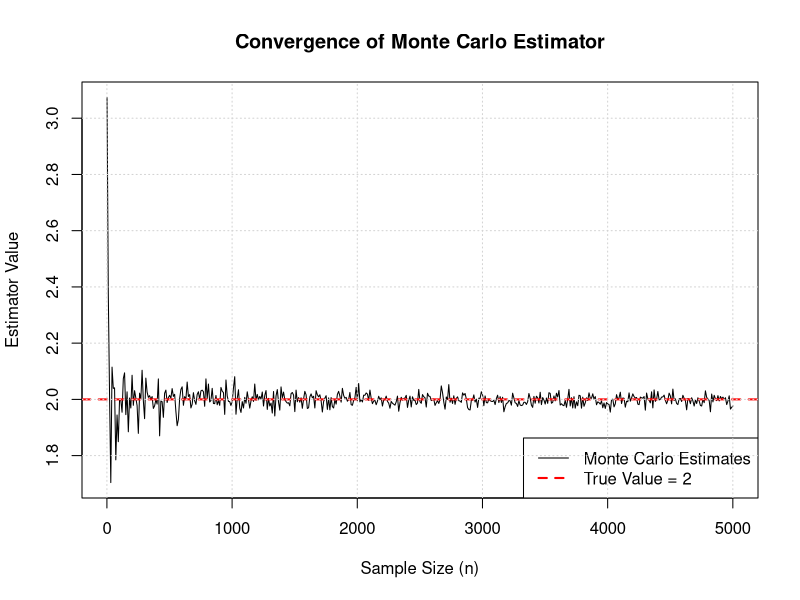
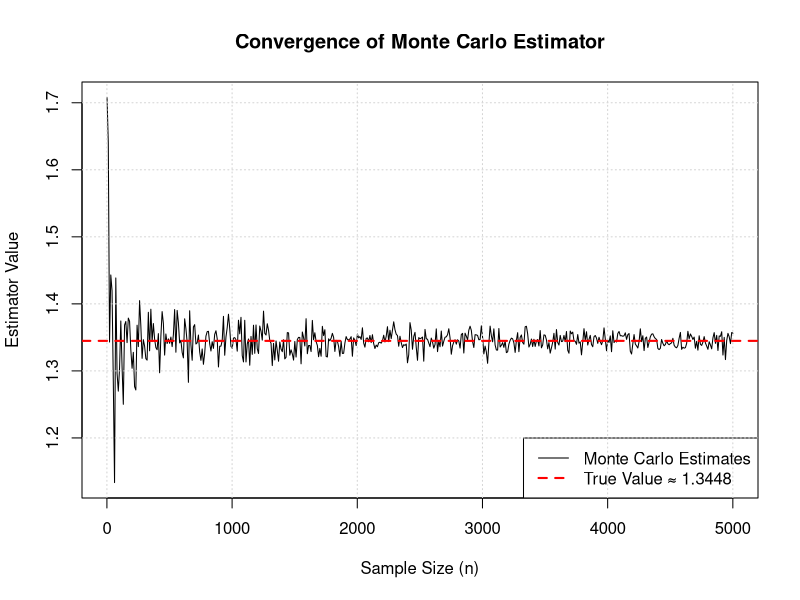
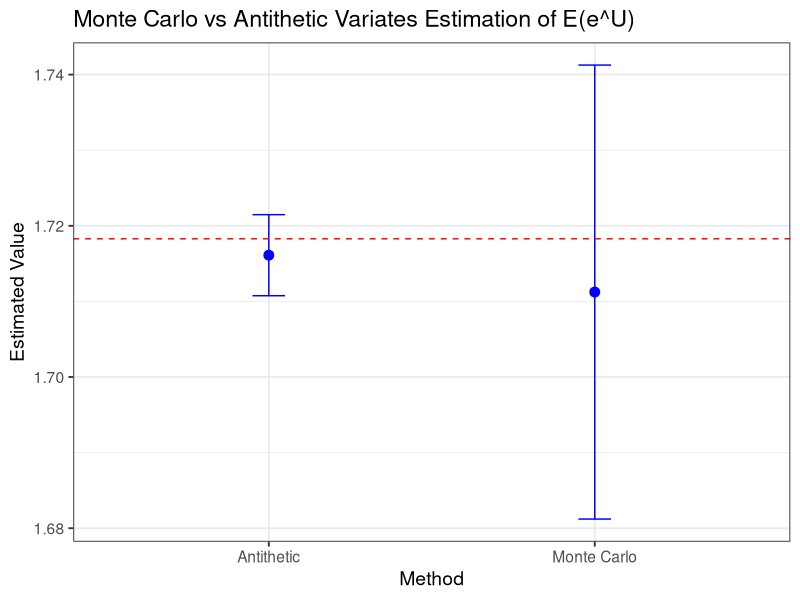

Write R code to recreate these figures, in order.
## ---- chunk 1
knitr::opts_chunk$set(echo = TRUE)
## ---- chunk 2
library(tidyverse)
library(ggplot2)
library(pracma)
## ---- chunk 3
# Algorithm 1 - Slide 9
n <- 1000
U <- runif(n, min = 0, max = 1)
Y <- sin(pi * U)
estimator <- pi * mean(Y)
print(estimator)
## ---- chunk 4
# true value of the integral
true_value <- 2
n_values <- seq(1, 5001, by = 10)
estimates <- numeric(length(n_values))

# compute Monte Carlo estimator for each n
for (i in seq_along(n_values)) {
  n <- n_values[i]
  U <- runif(n, min = 0, max = 1)
  Y <- sin(pi * U)
  estimates[i] <- pi * mean(Y)
}

# plot
plot(n_values, estimates, type = "l", col = "black", lwd = 1, 
     xlab = "Sample Size (n)", ylab = "Estimator Value",
     main = "Convergence of Monte Carlo Estimator")
abline(h = true_value, col = "red", lty = 2, lwd = 2)
legend("bottomright", legend = c("Monte Carlo Estimates", "True Value = 2"),
       col = c("black", "red"), lty = c(1,2), lwd = c(1,2))
grid()
## ---- chunk 5
# Algorithm 2 - Slide 10
n <- 1000
U <- runif(n, min = 0, max = 1)
V <- runif(n, min = 0, max = 1)
Y <- sqrt(U + V) * exp(U * V)
estimator <- mean(Y)
print(estimator)
## ---- chunk 6
# approximate true value using a very large n
n_true <- 2e6
U_true <- runif(n_true)
V_true <- runif(n_true)
Y_true <- sqrt(U_true + V_true) * exp(U_true * V_true)
true_value <- mean(Y_true)

# range of sample sizes
n_values <- seq(1, 5001, by = 10)
estimates <- numeric(length(n_values))

# compute Monte Carlo estimator for each n
for (i in seq_along(n_values)) {
  n <- n_values[i]
  U <- runif(n)
  V <- runif(n)
  Y <- sqrt(U + V) * exp(U * V)
  estimates[i] <- mean(Y)
}

# plot
plot(n_values, estimates, type = "l", col = "black", lwd = 1,
     xlab = "Sample Size (n)", ylab = "Estimator Value",
     main = "Convergence of Monte Carlo Estimator")
abline(h = true_value, col = "red", lty = 2, lwd = 2)
legend("bottomright", 
       legend = c("Monte Carlo Estimates", paste0("True Value ≈ ", round(true_value, 4))),
       col = c("black", "red"), lty = c(1,2), lwd = c(1,2))
grid()
## ---- chunk 7
set.seed(123)

n <- 1000
m <- n/2
true_value <- exp(1) - 1

# antithetic variates
ant_u <- runif(m)
ant_g <- (exp(ant_u) + exp(1 - ant_u)) / 2
ant_estimator <- mean(ant_g)
ant_ci <- c(
  ant_estimator - 1.96 * sd(ant_g) / sqrt(m),
  ant_estimator + 1.96 * sd(ant_g) / sqrt(m)
)

# monte carlo
mc_u <- runif(n)
mc_g <- exp(mc_u)
mc_estimator <- mean(mc_g)
mc_ci <- c(
  mc_estimator - 1.96 * sd(mc_g) / sqrt(n),
  mc_estimator + 1.96 * sd(mc_g) / sqrt(n)
)

df <- data.frame(
  Method = c("Monte Carlo", "Antithetic"),
  Estimate = c(mc_estimator, ant_estimator),
  Lower = c(mc_ci[1], ant_ci[1]),
  Upper = c(mc_ci[2], ant_ci[2])
)

# plot
ggplot(df, aes(x = Method, y = Estimate)) +
  geom_point(size = 3, color = "blue") +
  geom_errorbar(aes(ymin = Lower, ymax = Upper), width = 0.1, color = "blue") +
  geom_hline(yintercept = true_value, linetype = "dashed", color = "red") +
  labs(title = "Monte Carlo vs Antithetic Variates Estimation of E(e^U)", 
       y = "Estimated Value") +
  theme_bw(base_size = 14)
## ---- chunk 8
# basic Monte Carlo estimator
n <- 1000
U <-  runif(n)
G <-  exp(-U^4)
mc_estimator <- mean(G)
mc_ci <- c(
  mc_estimator - 1.96 * sd(G) / sqrt(n),
  mc_estimator + 1.96 * sd(G) / sqrt(n)
)

# importance sampling estimator
C <-  exp(1) / (exp(1) - 1)
U <-  runif(n)
Y <-  log(C / (C - U))
G1 <- 1/C * exp(Y - Y^4)
is_estimator <- mean(G1)
is_ci <- c(
  is_estimator - 1.96 * sd(G1) / sqrt(n),
  is_estimator + 1.96 * sd(G1) / sqrt(n)
)

# results
cat("Basic Monte Carlo Estimate:", mc_estimator, "\n95% CI:", mc_ci, "\n\n")
cat("Importance Sampling Estimate:", is_estimator, "\n95% CI:", is_ci, "\n")
## ---- chunk 9
# basic Monte Carlo estimator
n <- 1000
U <- runif(n)
G <- log(2*U^2+1)
mc_estimator <- mean(G)
mc_ci <- c(
  mc_estimator - 1.96 * sd(G) / sqrt(n),
  mc_estimator + 1.96 * sd(G) / sqrt(n)
)

G1 <- log(2*U^2+1) - U
cv_estimator <- mean(G1) + 0.5
cv_ci <- c(
  cv_estimator - 1.96 * sd(G1) / sqrt(n),
  cv_estimator + 1.96 * sd(G1) / sqrt(n)
)

# results
cat("Basic Monte Carlo Estimate:", mc_estimator, "\n95% CI:", mc_ci, "\n\n")
cat("Control Variates Estimate:", cv_estimator, "\n95% CI:", cv_ci, "\n")

